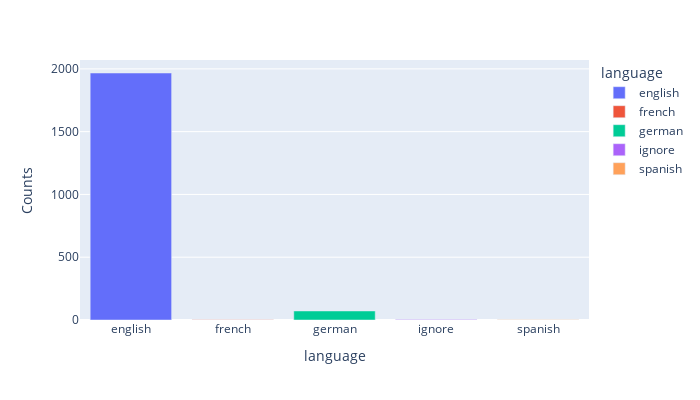

The notebook cell saved with this chart:
### Markdown cell above
### Different Languages of News Articles

### Code cell
lang_df=df.groupby('language').apply(lambda x:x['language'].count()).reset_index(name='Counts')
figure = px.bar(lang_df, x="language", y="Counts", color='language', height=400, width=700)
figure.show()

### Figure 1 — Plotly figure (JSON) as saved in the notebook; plotly's stock layout.template omitted (floating-point values rounded to 4 significant figures)
{"data": [{"alignmentgroup": "True", "hovertemplate": "language=%{x}<br>Counts=%{y}<extra></extra>", "legendgroup": "english", "marker": {"color": "#636efa", "pattern": {"shape": ""}}, "name": "english", "offsetgroup": "english", "orientation": "v", "showlegend": true, "textposition": "auto", "type": "bar", "x": ["english"], "xaxis": "x", "y": [1967], "yaxis": "y"}, {"alignmentgroup": "True", "hovertemplate": "language=%{x}<br>Counts=%{y}<extra></extra>", "legendgroup": "french", "marker": {"color": "#EF553B", "pattern": {"shape": ""}}, "name": "french", "offsetgroup": "french", "orientation": "v", "showlegend": true, "textposition": "auto", "type": "bar", "x": ["french"], "xaxis": "x", "y": [2], "yaxis": "y"}, {"alignmentgroup": "True", "hovertemplate": "language=%{x}<br>Counts=%{y}<extra></extra>", "legendgroup": "german", "marker": {"color": "#00cc96", "pattern": {"shape": ""}}, "name": "german", "offsetgroup": "german", "orientation": "v", "showlegend": true, "textposition": "auto", "type": "bar", "x": ["german"], "xaxis": "x", "y": [72], "yaxis": "y"}, {"alignmentgroup": "True", "hovertemplate": "language=%{x}<br>Counts=%{y}<extra></extra>", "legendgroup": "ignore", "marker": {"color": "#ab63fa", "pattern": {"shape": ""}}, "name": "ignore", "offsetgroup": "ignore", "orientation": "v", "showlegend": true, "textposition": "auto", "type": "bar", "x": ["ignore"], "xaxis": "x", "y": [3], "yaxis": "y"}, {"alignmentgroup": "True", "hovertemplate": "language=%{x}<br>Counts=%{y}<extra></extra>", "legendgroup": "spanish", "marker": {"color": "#FFA15A", "pattern": {"shape": ""}}, "name": "spanish", "offsetgroup": "spanish", "orientation": "v", "showlegend": true, "textposition": "auto", "type": "bar", "x": ["spanish"], "xaxis": "x", "y": [1], "yaxis": "y"}], "layout": {"barmode": "relative", "height": 400, "legend": {"title": {"text": "language"}, "tracegroupgap": 0}, "margin": {"t": 60}, "width": 700, "xaxis": {"anchor": "y", "categoryarray": ["english", "french", "german", "ignore", "spanish"], "categoryorder": "array", "domain": [0, 1], "title": {"text": "language"}}, "yaxis": {"anchor": "x", "domain": [0, 1], "title": {"text": "Counts"}}}}
